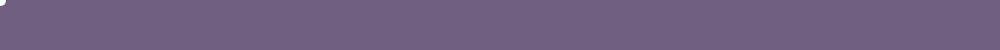
Frame 1 (no input)
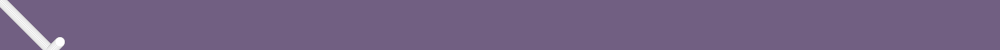
Frame 60 (no input)
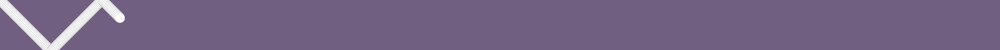
Frame 120 (the mouse pressed at the canvas centre since frame 60)

The p5.js sketch that drew these frames (run headless with seeded random() and noise() and a simulated clock; from frame 60 on, the mouse is pressed at the canvas centre):

// p5.js sketch
// ── sketch.js
var x = 1;
var y = 1;
var d = 10;
var ySpeed = 1;
var xSpeed = 1;

function setup(){
    createCanvas(1000,50);
    strokeWeight (0.1)
    background("#715f82");
}

function draw(){
   
    circle(x,y,d);

    y = y + ySpeed;
    x = x + xSpeed;

    if (x<1 || x>width) {
        xSpeed=xSpeed * -1;
    }
    if (y<1 || y>height) {
        ySpeed=ySpeed * -1 ;
    }
} 

console.log(x);
console.log(y);
console.log(x + y)
// ── style.css
.header {
    padding: 40px;
    text-align: center;
    background-color: #715f82;
    color: white;
    font-size: 20px;
  }

body {
    font-family:"Helvetica" }

h2 {
  padding: 10px;
  background-color: #715f82;
  color: white;
}
